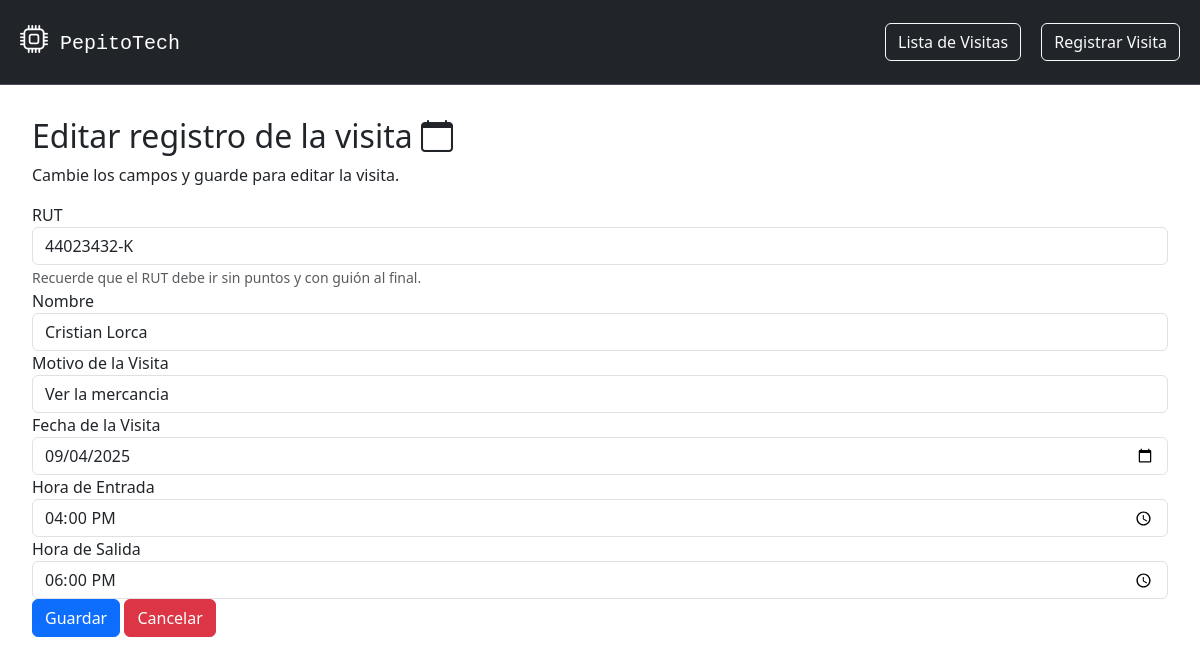
The app's page /visita/editar/44023432-K/ with its own data.
### SistemaRegistros/models.py (models this page shows, shortened)
class Visita(models.Model):
    rut = models.CharField(max_length=10, unique=True)
    nombre = models.CharField(max_length=50)
    motivo_visita = models.TextField(max_length=200)
    fecha_visita = models.DateField()
    hora_entrada = models.TimeField()
    hora_salida = models.TimeField()

### SistemaRegistros/views.py (the view)
# urls.py: path("visita/editar/<str:rut>/", views.editar_visita, name="editar_visita"),
def editar_visita(request, rut):
    visita = get_object_or_404(Visita, rut=rut)
    if request.method == 'POST':
        form = VisitaForm(request.POST, instance=visita)
        if form.is_valid():
            form.save()
            return redirect('lista_visitas')
    else:
        form = VisitaForm(instance=visita)
    return render(request, 'SistemaRegistros/editar_visita.html', {'form': form})

### SistemaRegistros/forms.py
class VisitaForm(forms.ModelForm):
    class Meta:
        model = Visita
        fields = ["rut", "nombre", "motivo_visita", "fecha_visita", "hora_entrada", "hora_salida"]

### SistemaRegistros/templates/SistemaRegistros/editar_visita.html (shortened to what this page needs)
{% extends 'SistemaRegistros/base.html' %}
{% block content %}
    <div class="m-2 p-4">
        <h2>
            Editar registro de la visita
            <span><i class="bi bi-calendar"></i></span>
        </h2>
        <p>Cambie los campos y guarde para editar la visita.</p>
        <form method="POST">
            <div class="form-group">
                <label for="rut">RUT</label>
                <input type="text" class="form-control" id="rut" name="rut" aria-describedby="ayudaFormato" placeholder="Ej: 23433434-6" value="{{ form.rut.value }}" required>
                <small id="ayudaFormato" class="form-text text-muted">Recuerde que el RUT debe ir sin puntos y con guión al final.</small>
            </div>
            <div class="form-group">
                <label for="nombre">Nombre</label>
                <input type="text" class="form-control" id="nombre" name="nombre" value="{{ form.nombre.value }}" required>
            </div>
            <div class="form-group">
                <label for="motivo_visita">Motivo de la Visita</label>
                <input type="text" class="form-control" id="motivo_visita" name="motivo_visita" value="{{ form.motivo_visita.value }}" required>
            </div>
            <div class="form-group">
                <label for="fecha_visita">Fecha de la Visita</label>
                <input type="date" class="form-control" id="fecha_visita" name="fecha_visita" value="{{ form.fecha_visita.value|date:'Y-m-d' }}" required>
            </div>
            <div class="form-group">
                <label for="hora_entrada">Hora de Entrada</label>
                <input type="time" class="form-control" id="hora_entrada" name="hora_entrada" value="{{ form.hora_entrada.value }}" required>
            </div>
            <div class="form-group">
                <label for="hora_salida">Hora de Salida</label>
                <input type="time" class="form-control" id="hora_salida" name="hora_salida" value="{{ form.hora_salida.value }}" required>
            </div>
            <button type="submit" class="btn btn-primary">Guardar</button>
            <a class="btn btn-danger" href="{% url 'lista_visitas' %}" >Cancelar</a>
        </form>
    </div>
{% endblock %}

### records on screen
Visita: rut "44023432-K", nombre "Cristian Lorca", motivo_visita "Ver la mercancia", fecha_visita "09/04/2025"
